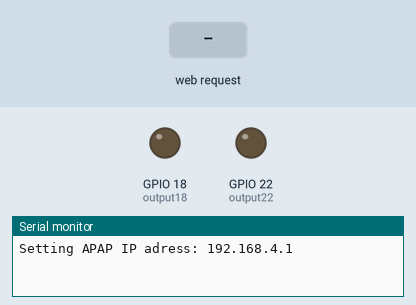
This sketch was run on a simulated ESP32. Shown: output pins drawn as LEDs (lit = HIGH), the last lines printed to the serial monitor. The test bench sets the inputs (shaded band).

Above: at 1.2 s.
1.3 s: HTTP request GET /18/on received
At 2.2 s:
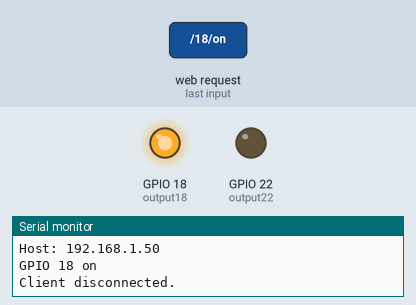
2.8 s: HTTP request GET /22/on received
At 3.3 s:
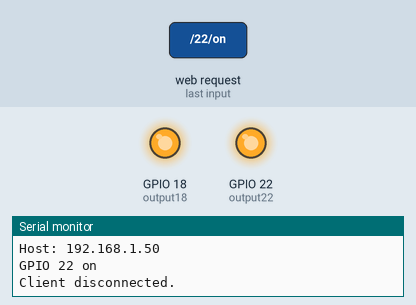
4.3 s: HTTP request GET /18/off received
At 5.5 s:
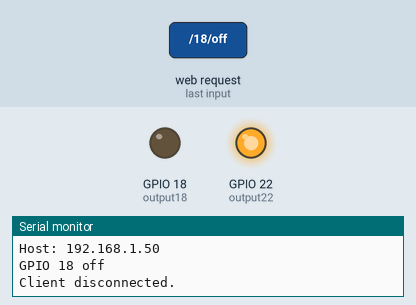
5.8 s: HTTP request GET /22/off received
At 6.8 s:
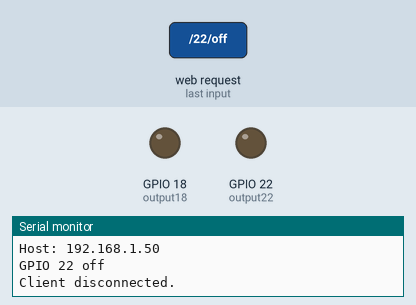
Timing chart, 0 to 8.3 s (numbered marks = the images above; inputs shaded):
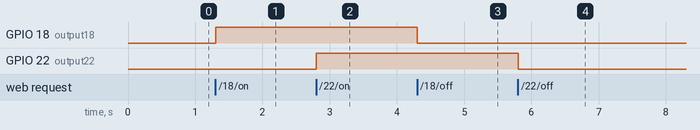

The sketch:

ESP32_Webserver_AP.ino
```cpp
#include <WiFi.h>    //  WiFi biblioteket

const char* ssid     = "Min-ESP32";   // Her skal stå Min-ESP32 som det, navn vi vil give neværket
const char* password = "87654321";  // Her skal stå 87654321, som adgangskoden til netværket


WiFiServer server(80); // Sæt webserverens portnummer til 80


String header; // Variabel til at gemme HTTP-anmodningen

// Hjælpevariable til lagring af den aktuelle outputtilstand. De to lysdioder skal være slukket fra starten
String led_OneState = "off";
String led_TwoState = "off";

// Tildel outputvariabler til GPIO-pin
const int output18 = 18;
const int output22 = 22;

void setup() {
  Serial.begin(115200);
  //  Initialiser outputvariablerne som output
  pinMode(output18, OUTPUT);
  pinMode(output22, OUTPUT);
  //Indstil output til LOW
  digitalWrite(output18, LOW);
  digitalWrite(output22, LOW);


  // Opret forbindelse til Wi-Fi-netværk med SSID og adgangskode
  Serial.print("Setting AP");
  WiFi.softAP (ssid, password);
  IPAddress IP = WiFi. softAPIP();
  Serial.print ("AP IP adress: ");
  Serial.println(IP);
  server.begin();


}

void loop(){
  WiFiClient client = server.available();

  if (client) {
    Serial.println("New Client.");
    String currentLine = "";
    while (client.connected()) {
      if (client.available()) {
        char c = client.read();
        Serial.write(c);
        header += c;
        if (c == '\n') {                    // hvis byten er et nylinjetegn
          //hvis den aktuelle linje er tom, har du to nye linjetegn i træk
          // det er slutningen af klientens HTTP-anmodning, så send et svar
          if (currentLine.length() == 0) {
            // HTTP-headere starter altid med en svarkode (f.eks. HTTP/1.1 200 OK)
            // og en indholdstype, så klienten ved, hvad der kommer, derefter en tom linje:
            client.println("HTTP/1.1 200 OK");
            client.println("Content-type:text/html");
            client.println("Connection: close");
            client.println();

          // tænder og slukker for GPIO'erne
           if (header.indexOf("GET /18/on") >= 0) {
                Serial.println("GPIO 18 on");
                led_OneState = "on";
                digitalWrite(output18, HIGH);
              } else if (header.indexOf("GET /18/off") >= 0) {
                Serial.println("GPIO 18 off");
                led_OneState = "off";
                digitalWrite(output18, LOW);
              } else if (header.indexOf("GET /22/on") >= 0) {
                Serial.println("GPIO 22 on");
                led_TwoState = "on";
                digitalWrite(output22, HIGH);
              } else if (header.indexOf("GET /22/off") >= 0) {
                Serial.println("GPIO 22 off");
                led_TwoState = "off";
                digitalWrite(output22, LOW);
            }

            // Viser HTML-websiden
            client.println("<!DOCTYPE html><html>");
            client.println("<head><meta name=\"viewport\" content=\"width=device-width, initial-scale=1\">");
            client.println("<link rel=\"icon\" href=\"data:,\">");
            // CSS to style the on/off buttons
            // Feel free to change the background-color and font-size attributes to fit your preferences
            client.println("<style>html { font-family: Helvetica; display: inline-block; margin: 2px auto; text-align: center;}");
            client.println(".button { background-color: #f8fc05; border: none; color: white; padding: 16px 40px;");
            client.println("text-decoration: none; font-size: 30px; margin: 2px; cursor: pointer;}");
            client.println(".button2 {background-color: #0954eb;}</style></head>");

            // Webside overskrift

            client.println("<body><h1>ESP32 Webserver AP</h1>");

            // Vis den aktuelle tilstand og Tænd/Sluk-knapper for GPIO 18

            // Hvis Led_OneState er slukket, viser den knappen Tænd
            if (led_OneState=="off") {
              client.println("<p><a href=\"/18/on\"><button class=\"button\">T&aelig;nd</button></a>");
            } else {
              client.println("<a href=\"/18/off\"><button class=\"button button2\">Sluk</button></a>");
            }


            // Hvis Led_TwoState er slukket, viser den knappen Tænd
            if (led_TwoState=="off") {
              client.println("<a href=\"/22/on\"><button class=\"button\">T&aelig;nd</button></a>");
            } else {
              client.println("<a href=\"/22/off\"><button class=\"button button2\">Sluk</button></a></p>");
            }
            client.println("</body></html>");

             client.println("<body><h3>GPIO 18     &nbsp &nbsp &nbsp &nbsp &nbsp &nbsp &nbsp &nbsp     GPIO 22  </h3>");
            // HTTP-svaret slutter med endnu en tom linje
            client.println();
            // Bryd ud af while-løkken (loop)
            break;
          } else { // hvis du har en ny linje, så ryd den aktuelle linje
            currentLine = "";
          }
        } else if (c != '\r') {  // // hvis du har noget andet end et vognretur-karakter,
          currentLine += c;      // tilføje det til slutningen af den aktuelle linje
                                 //En vognretur betyder at flytte markøren til begyndelsen af linjen
        }
      }
    }
    // Ryd overskriftsvariablen
    header = "";
    // Luk forbindelsen
    client.stop();
    Serial.println("Client disconnected.");
    Serial.println("");
  }
}
```

Measured:
- after the input at 1.3 s, GPIO 18 (output18): LOW → HIGH at once
- after the input at 2.8 s, GPIO 22 (output22): LOW → HIGH at once
- after the input at 4.3 s, GPIO 18 (output18): HIGH → LOW at once
- after the input at 5.8 s, GPIO 22 (output22): HIGH → LOW at once
